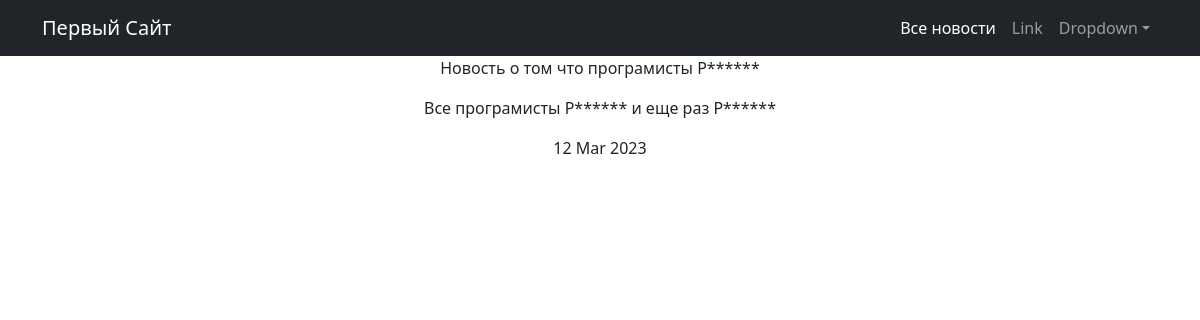
Page /newsapp/news/3 on the committed database.
### newsapp/models.py (models this page shows, shortened)
class Post(models.Model):
    Author = models.ForeignKey(Author, on_delete=models.CASCADE)
    NEWS = 'NW'
    ARTICLE = 'AR'
    CATEGORY_CHOICES = (
        (NEWS, 'Новость'),
        (ARTICLE, 'Статья')
    )
    categoryType = models.CharField(max_length=2, choices=CATEGORY_CHOICES, default=ARTICLE)
    dateCreation = models.DateTimeField(auto_now_add=True)
    postCategory = models.ManyToManyField(Category, through='PostCategory')
    title = models.CharField(max_length=128)
    text = models.TextField()
    rating = models.SmallIntegerField(default=0)

### newsapp/views.py (the view)
# urls.py: path('news/<int:id>', detail, name='detail')
def detail(reqest, id):
    new = Post.objects.get(id__iexact=id)
    return render(reqest, 'detail.html', context={'new': new})

### newsapp/templatetags/custom_filters.py (called while the page is built)
@register.filter()
def censor(text: str):
    text_list = text.split()
    for i in range(len(text_list)):
        for c in BAD_WORDS:
            if text_list[i].find(c) >= 0:
                repl_word = c[0] + (len(c) - 1) * '*'
                text_list[i] = text_list[i].replace(c, repl_word)
    return ' '.join(text_list)

### newsapp/templates/newsapp/detail.html
{% extends 'default.html' %}
{% load custom_filters %}
{% block title %}
<p>{{ new.title|censor }} </p>
<p>{{ new.text|censor }}</p>
<p>{{ new.dateCreation|date:"d M Y"}}</p>
{% endblock %}

### rows in the picture
Post: title|censor "Новость о том что програмисты Р******", text|censor "Все програмисты Р****** и еще раз Р******", dateCreation "12 Mar 2023"
